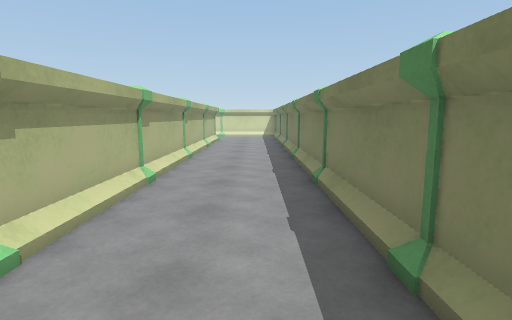
[1] (above)

16 first-person views from a walk through a scene from a Unity 3-D project. The camera is 1.4 m above the floor, tilts 8° down and sees 80° across. The floor is counted in squares, 1 m on a side. Each view is taken from the middle of a square. On the plan, view 1 faces up. The plan holds only what a view shows up to about 14 squares ahead; the rest is blank. The place goes on beyond the plan. Surface patterns are stand-ins for the level's own textures.

[2]
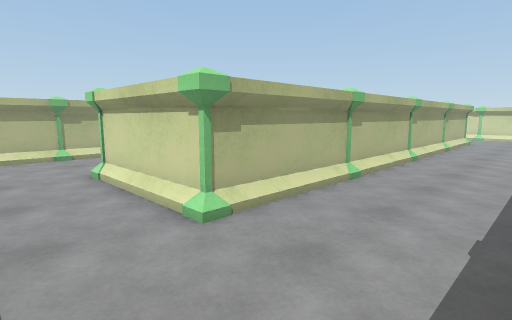

[3]
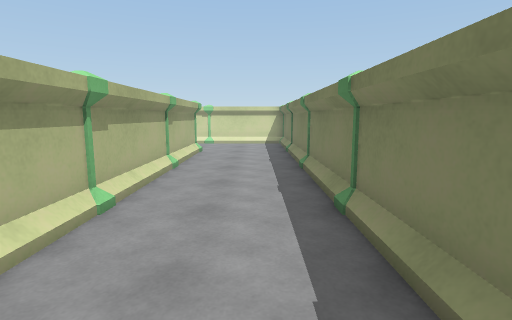

[4]
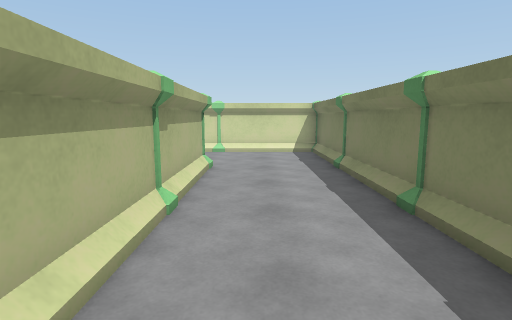

[5]
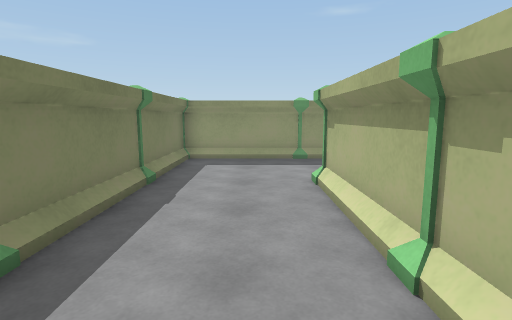

[6]
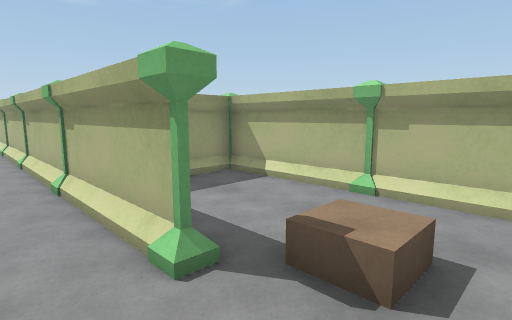

[7]
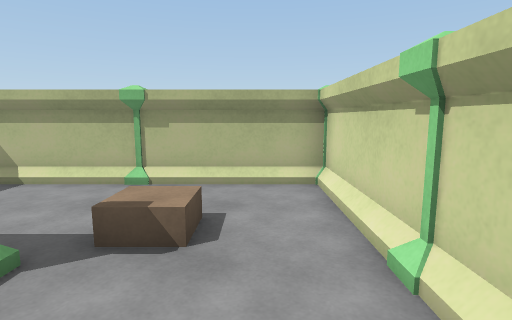

[8]
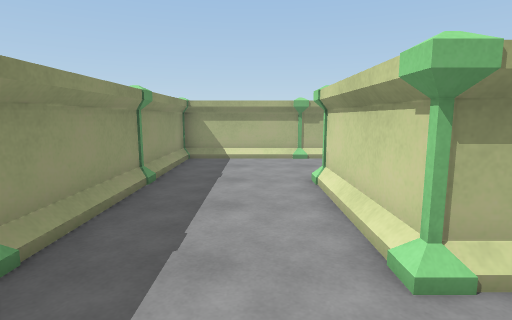

[9]
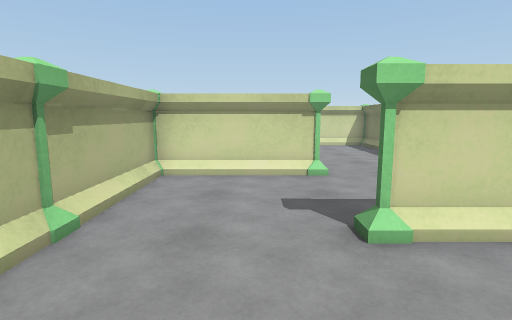

[10]
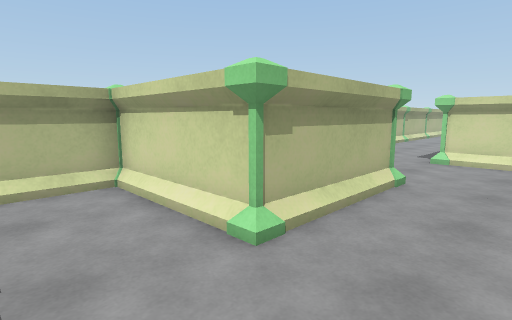

[11]
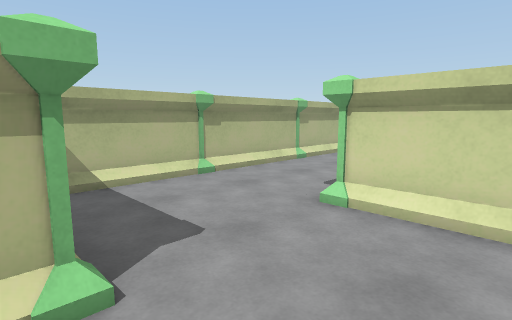

[12]
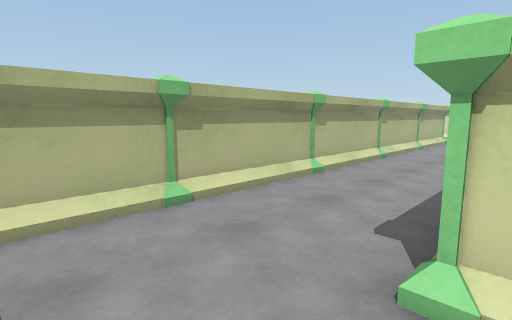

[13]
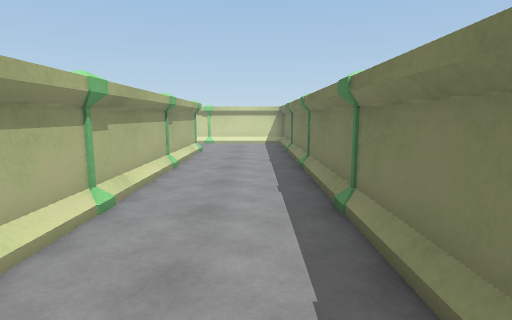

[14]
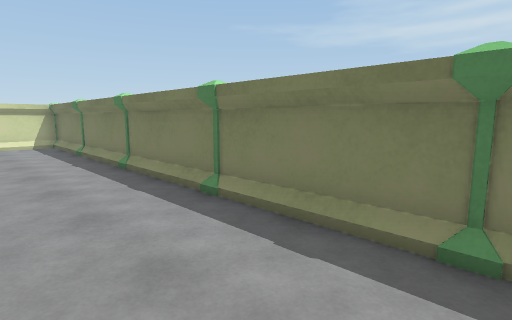

[15]
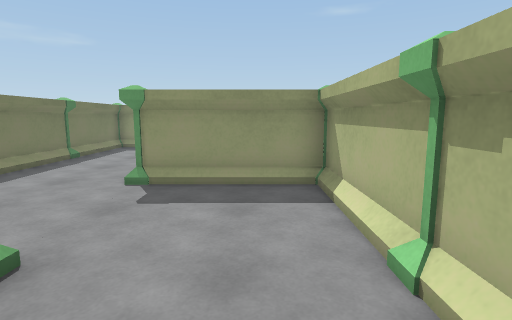

[16]
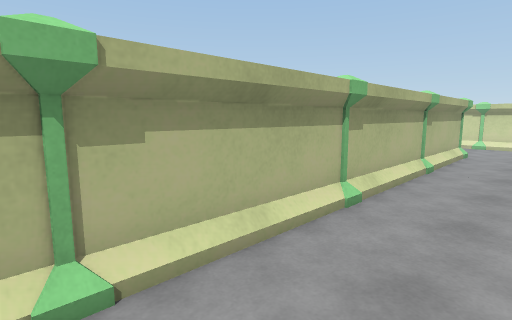

### Floor plan
Points are (right, up) in squares from view 1. A wall is a line through its corners. A room is listed if a view was taken in it or the views show most of it. See-through windows are left out.
Room 1 (views 1, 2, 3, 4, 5, 6, 7, 8, 9, 10, 11, 12, 13, 14, 15, 16)
walls: (-2.5, 12.5) (-2.5, 13.1); (-4.2, 14.5) (-5.5, 14.5); (1.5, 11.4) (1.5, 13.5); (-9.5, 10.5) (-6.5, 10.5) (-6.5, 6.5) (-10.5, 6.5) (-10.5, -1.5); (1.5, 7.4) (1.5, 9.5); (1.5, 15.4) (1.5, 17.5); (-6.5, 18.1) (-6.5, 30.5); (-2.5, 3.5) (-2.5, 9.4); (-2.5, 18.5) (-2.5, 2.5) (-5.6, 2.5); (1.5, 3.4) (1.5, 5.6); (1.5, 19.4) (1.5, 21.5); (-5.5, -1.5) (-3.4, -1.5); (-1.5, -1.5) (0.5, -1.5); (1.5, -0.5) (1.5, 1.6); (1.5, 22.5) (-6.5, 22.5) (-6.5, 14.5); (-9.5, -1.5) (-7.4, -1.5); (-10.5, 30.5) (-10.5, 11.5)
objects: other object (-11, -2) to (-10, -2); pillar (-10, 3); pillar (-10, 15); pillar (-10, 19); pillar (-10, 23); pillar (-10, 27); pillar (-10, 30); pillar (-7, -2) to (-6, -2); pillar (-7, 2) to (-6, 3); pillar (-7, 14) to (-6, 15); pillar (-6, 7); pillar (-6, 11); pillar (-6, 19); pillar (-3, -2) to (-2, -2); pillar (-3, 19) to (-2, 19); pillar (-2, 3); pillar (-2, 7); pillar (-2, 11); pillar (-2, 15); other object (1, -2) to (2, -1); pillar (1, 2) to (2, 3); pillar (1, 6) to (2, 7); pillar (1, 10) to (2, 11); pillar (1, 14) to (2, 15); pillar (1, 18) to (2, 19); other object (2, 22) to (2, 23)

Positions as (right, up) in squares from view 1, and headings:
1: (0, 0), facing up
2: (1, 0), facing up-left
3: (0, 6), facing up
4: (-1, 10), facing up
5: (-1, 9), facing down
6: (-1, 21), facing down-left
7: (0, 21), facing left
8: (0, 1), facing left
9: (-8, -1), facing up
10: (-4, 4), facing up-left
11: (-4, 10), facing up-left
12: (-6, 12), facing up-left
13: (-8, 18), facing up
14: (-10, 18), facing up-right
15: (-9, 17), facing down
16: (-8, 18), facing up-left
